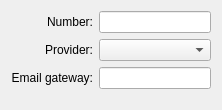
<?xml version="1.0" encoding="UTF-8"?>
<ui version="4.0">
 <class>PagerDetails</class>
 <widget class="QWidget" name="PagerDetails">
  <property name="geometry">
   <rect>
    <x>0</x>
    <y>0</y>
    <width>222</width>
    <height>110</height>
   </rect>
  </property>
  <property name="windowTitle">
   <string>Form2</string>
  </property>
  <layout class="QVBoxLayout">
   <property name="spacing">
    <number>6</number>
   </property>
   <property name="margin">
    <number>11</number>
   </property>
   <item>
    <layout class="QGridLayout">
     <property name="margin">
      <number>0</number>
     </property>
     <property name="spacing">
      <number>6</number>
     </property>
     <item row="2" column="1">
      <widget class="QLineEdit" name="edtGateway"/>
     </item>
     <item row="0" column="1">
      <widget class="QLineEdit" name="edtNumber"/>
     </item>
     <item row="1" column="0">
      <widget class="QLabel" name="TextLabel11">
       <property name="text">
        <string>Provider:</string>
       </property>
       <property name="alignment">
        <set>Qt::AlignRight|Qt::AlignTrailing|Qt::AlignVCenter</set>
       </property>
       <property name="wordWrap">
        <bool>false</bool>
       </property>
      </widget>
     </item>
     <item row="2" column="0">
      <widget class="QLabel" name="TextLabel12">
       <property name="text">
        <string>Email gateway:</string>
       </property>
       <property name="alignment">
        <set>Qt::AlignRight|Qt::AlignTrailing|Qt::AlignVCenter</set>
       </property>
       <property name="wordWrap">
        <bool>false</bool>
       </property>
      </widget>
     </item>
     <item row="1" column="1">
      <widget class="QComboBox" name="cmbProvider"/>
     </item>
     <item row="0" column="0">
      <widget class="QLabel" name="TextLabel10">
       <property name="text">
        <string>Number:</string>
       </property>
       <property name="alignment">
        <set>Qt::AlignRight|Qt::AlignTrailing|Qt::AlignVCenter</set>
       </property>
       <property name="wordWrap">
        <bool>false</bool>
       </property>
      </widget>
     </item>
    </layout>
   </item>
   <item>
    <spacer name="Spacer7">
     <property name="orientation">
      <enum>Qt::Vertical</enum>
     </property>
     <property name="sizeType">
      <enum>QSizePolicy::Expanding</enum>
     </property>
     <property name="sizeHint" stdset="0">
      <size>
       <width>20</width>
       <height>20</height>
      </size>
     </property>
    </spacer>
   </item>
  </layout>
 </widget>
 <tabstops>
  <tabstop>edtNumber</tabstop>
  <tabstop>cmbProvider</tabstop>
  <tabstop>edtGateway</tabstop>
 </tabstops>
 <resources/>
 <connections/>
</ui>
